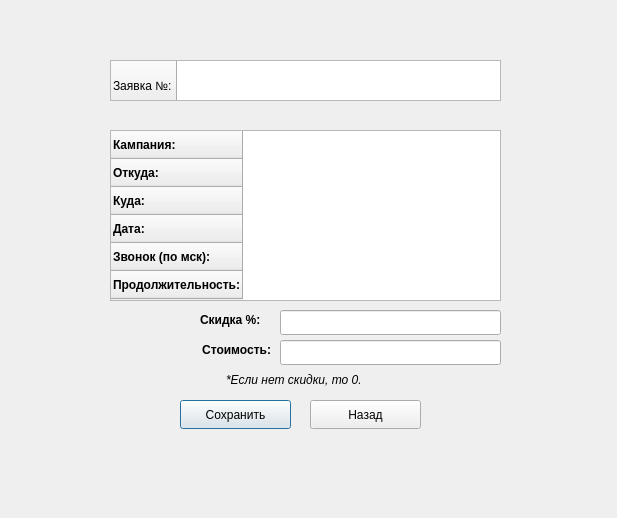
<?xml version="1.0" encoding="UTF-8"?>
<ui version="4.0">
 <class>BuhR20</class>
 <widget class="QDialog" name="BuhR20">
  <property name="geometry">
   <rect>
    <x>0</x>
    <y>0</y>
    <width>617</width>
    <height>518</height>
   </rect>
  </property>
  <property name="windowTitle">
   <string>Dialog</string>
  </property>
  <widget class="QPushButton" name="pushButton">
   <property name="geometry">
    <rect>
     <x>180</x>
     <y>400</y>
     <width>111</width>
     <height>29</height>
    </rect>
   </property>
   <property name="text">
    <string>Сохранить</string>
   </property>
  </widget>
  <widget class="QTableWidget" name="tableWidget">
   <property name="geometry">
    <rect>
     <x>110</x>
     <y>60</y>
     <width>391</width>
     <height>41</height>
    </rect>
   </property>
   <property name="contextMenuPolicy">
    <enum>Qt::NoContextMenu</enum>
   </property>
   <property name="acceptDrops">
    <bool>false</bool>
   </property>
   <property name="autoFillBackground">
    <bool>true</bool>
   </property>
   <property name="inputMethodHints">
    <set>Qt::ImhNone</set>
   </property>
   <property name="lineWidth">
    <number>7</number>
   </property>
   <attribute name="horizontalHeaderCascadingSectionResizes">
    <bool>true</bool>
   </attribute>
   <attribute name="horizontalHeaderDefaultSectionSize">
    <number>180</number>
   </attribute>
   <attribute name="horizontalHeaderShowSortIndicator" stdset="0">
    <bool>true</bool>
   </attribute>
   <attribute name="horizontalHeaderStretchLastSection">
    <bool>true</bool>
   </attribute>
   <attribute name="verticalHeaderCascadingSectionResizes">
    <bool>false</bool>
   </attribute>
   <attribute name="verticalHeaderMinimumSectionSize">
    <number>50</number>
   </attribute>
   <attribute name="verticalHeaderDefaultSectionSize">
    <number>50</number>
   </attribute>
   <row>
    <property name="text">
     <string>Заявка №:</string>
    </property>
   </row>
  </widget>
  <widget class="QTableWidget" name="tableWidget_2">
   <property name="geometry">
    <rect>
     <x>110</x>
     <y>130</y>
     <width>391</width>
     <height>171</height>
    </rect>
   </property>
   <property name="contextMenuPolicy">
    <enum>Qt::NoContextMenu</enum>
   </property>
   <property name="acceptDrops">
    <bool>false</bool>
   </property>
   <property name="autoFillBackground">
    <bool>true</bool>
   </property>
   <property name="inputMethodHints">
    <set>Qt::ImhNone</set>
   </property>
   <property name="lineWidth">
    <number>7</number>
   </property>
   <attribute name="horizontalHeaderCascadingSectionResizes">
    <bool>true</bool>
   </attribute>
   <attribute name="horizontalHeaderDefaultSectionSize">
    <number>180</number>
   </attribute>
   <attribute name="horizontalHeaderShowSortIndicator" stdset="0">
    <bool>true</bool>
   </attribute>
   <attribute name="horizontalHeaderStretchLastSection">
    <bool>true</bool>
   </attribute>
   <attribute name="verticalHeaderCascadingSectionResizes">
    <bool>false</bool>
   </attribute>
   <attribute name="verticalHeaderMinimumSectionSize">
    <number>10</number>
   </attribute>
   <attribute name="verticalHeaderDefaultSectionSize">
    <number>28</number>
   </attribute>
   <row>
    <property name="text">
     <string>Кампания:</string>
    </property>
    <property name="font">
     <font>
      <bold>true</bold>
     </font>
    </property>
   </row>
   <row>
    <property name="text">
     <string>Откуда:</string>
    </property>
    <property name="font">
     <font>
      <bold>true</bold>
     </font>
    </property>
   </row>
   <row>
    <property name="text">
     <string>Куда:</string>
    </property>
    <property name="font">
     <font>
      <bold>true</bold>
     </font>
    </property>
   </row>
   <row>
    <property name="text">
     <string>Дата:</string>
    </property>
    <property name="font">
     <font>
      <bold>true</bold>
     </font>
    </property>
   </row>
   <row>
    <property name="text">
     <string>Звонок (по мск):</string>
    </property>
    <property name="font">
     <font>
      <bold>true</bold>
     </font>
    </property>
   </row>
   <row>
    <property name="text">
     <string>Продолжительность:</string>
    </property>
    <property name="font">
     <font>
      <bold>true</bold>
     </font>
    </property>
   </row>
  </widget>
  <widget class="QPushButton" name="pushButton_2">
   <property name="geometry">
    <rect>
     <x>310</x>
     <y>400</y>
     <width>111</width>
     <height>29</height>
    </rect>
   </property>
   <property name="text">
    <string>Назад</string>
   </property>
  </widget>
  <widget class="QLabel" name="label">
   <property name="geometry">
    <rect>
     <x>200</x>
     <y>310</y>
     <width>81</width>
     <height>20</height>
    </rect>
   </property>
   <property name="text">
    <string>&lt;html&gt;&lt;head/&gt;&lt;body&gt;&lt;p align=&quot;justify&quot;&gt;&lt;span style=&quot; font-weight:700;&quot;&gt;Скидка %:&lt;/span&gt;&lt;/p&gt;&lt;/body&gt;&lt;/html&gt;</string>
   </property>
  </widget>
  <widget class="QLabel" name="label_2">
   <property name="geometry">
    <rect>
     <x>190</x>
     <y>340</y>
     <width>81</width>
     <height>20</height>
    </rect>
   </property>
   <property name="text">
    <string>&lt;html&gt;&lt;head/&gt;&lt;body&gt;&lt;p align=&quot;right&quot;&gt;&lt;span style=&quot; font-weight:700;&quot;&gt;Стоимость:&lt;/span&gt;&lt;/p&gt;&lt;/body&gt;&lt;/html&gt;</string>
   </property>
  </widget>
  <widget class="QLineEdit" name="lineEdit">
   <property name="geometry">
    <rect>
     <x>280</x>
     <y>310</y>
     <width>221</width>
     <height>25</height>
    </rect>
   </property>
  </widget>
  <widget class="QLineEdit" name="lineEdit_2">
   <property name="geometry">
    <rect>
     <x>280</x>
     <y>340</y>
     <width>221</width>
     <height>25</height>
    </rect>
   </property>
  </widget>
  <widget class="QLabel" name="label_3">
   <property name="geometry">
    <rect>
     <x>180</x>
     <y>370</y>
     <width>231</width>
     <height>20</height>
    </rect>
   </property>
   <property name="text">
    <string>&lt;html&gt;&lt;head/&gt;&lt;body&gt;&lt;p align=&quot;center&quot;&gt;&lt;span style=&quot; font-style:italic;&quot;&gt;*Если нет скидки, то 0. &lt;/span&gt;&lt;/p&gt;&lt;/body&gt;&lt;/html&gt;</string>
   </property>
  </widget>
 </widget>
 <resources/>
 <connections/>
</ui>
